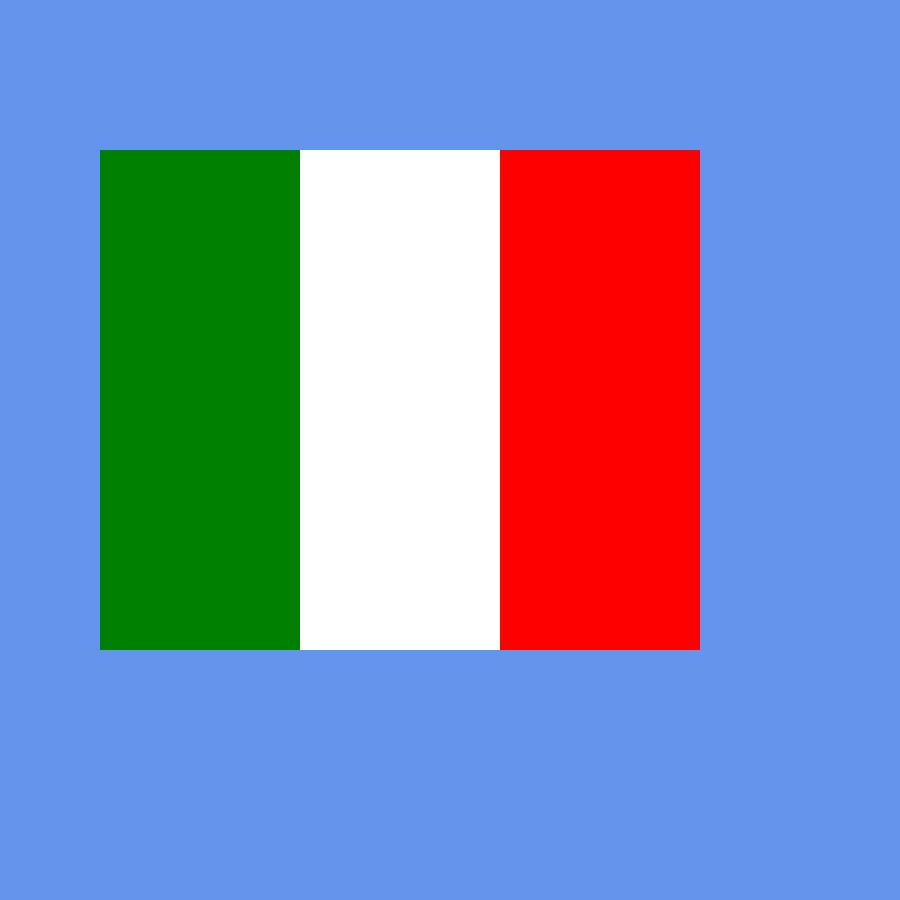
Frame 1 (no input)
Frame 60 (no input): identical to frame 1, image omitted
Frame 120 (the mouse pressed at the canvas centre since frame 60): identical to frame 1, image omitted

The p5.js sketch that drew this single still picture (run headless with seeded random() and noise() and a simulated clock; from frame 60 on, the mouse is pressed at the canvas centre):

// p5.js sketch
// ── sketch.js
function setup() {
  createCanvas(900, 900);
}

function draw() {
  background("cornflowerblue");
  fill("green");
  noStroke();
  rect(100, 150, 200, 500);
  fill("white");
  rect(300, 150, 200, 500);
  fill("red");
  rect(500, 150, 200, 500);
}
